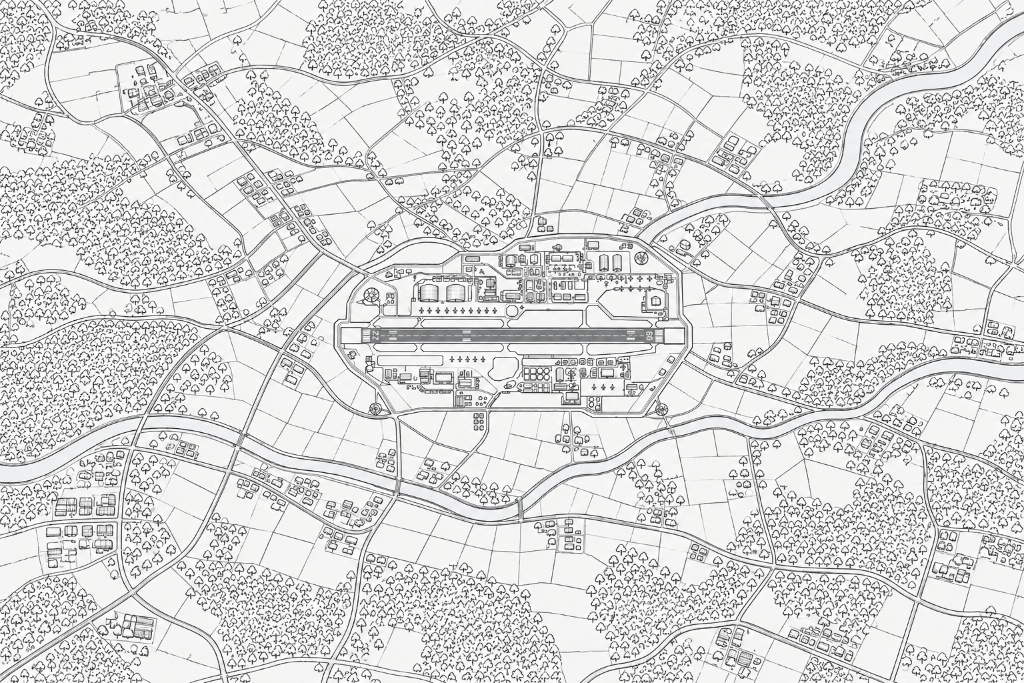
#> input picture src/map/newmap.png, 1024 x 683 px
$ python s1_classify.py
#> lines starting #> are read from the running program, lines starting #| are printed output that depends on the picture; after the words box and inside, x2 and y2 are one past the last pixel; in counts of white or black regions, pixels touching at a corner belong together
# classify the new map at 2x (2048x1366) -> cls (0 none,1 grass,2 forest,3 river,4 road), field ids
import cv2, numpy as np
from scipy import ndimage as ndi
src=cv2.imread('newmap.png',0).astype(np.float32)
#> src: shape (683, 1024) float32; min 10, max 255, mean 216.5
S=2
g=cv2.resize(src,None,fx=S,fy=S,interpolation=cv2.INTER_CUBIC)
H,W=g.shape
#> H = 1366; W = 2048
light=g>=222
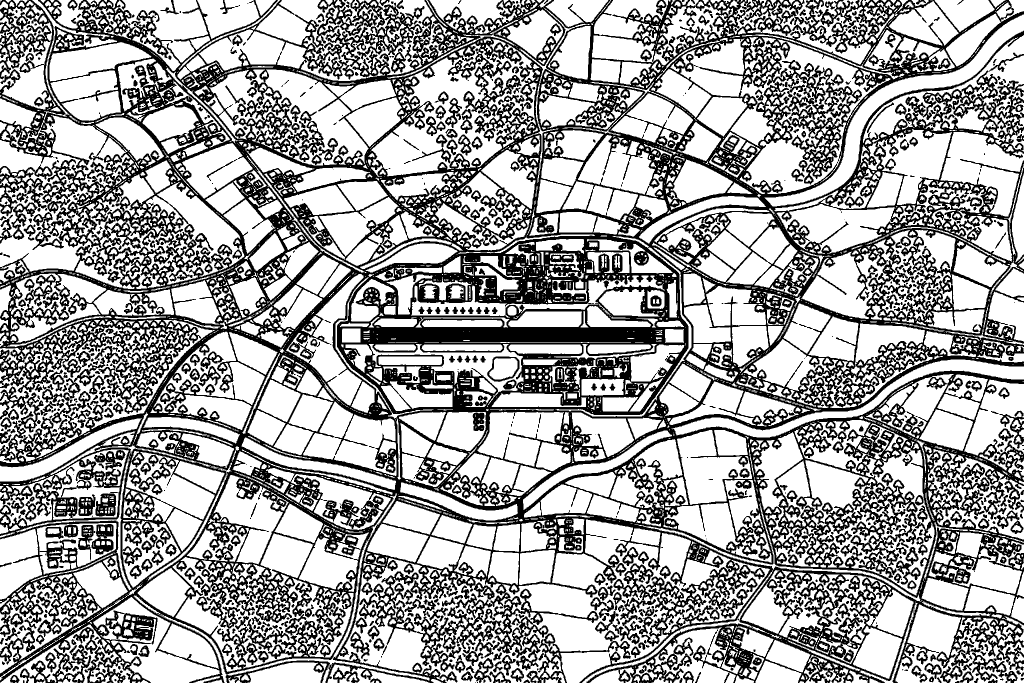
#> light: shape (1366, 2048) bool (shown at 1/2 size); 64.8% white; 900 black regions (241 under 20 px), largest, box (x1, y1, x2, y2) and area: (0, 0, 2048, 1366) 854788, (987, 1177, 1197, 1307) 4713, (1053, 1261, 1262, 1366) 3316
lab,n=ndi.label(light); idx=np.arange(n+1)
#> after `lab, n = ndi.label(light)`:
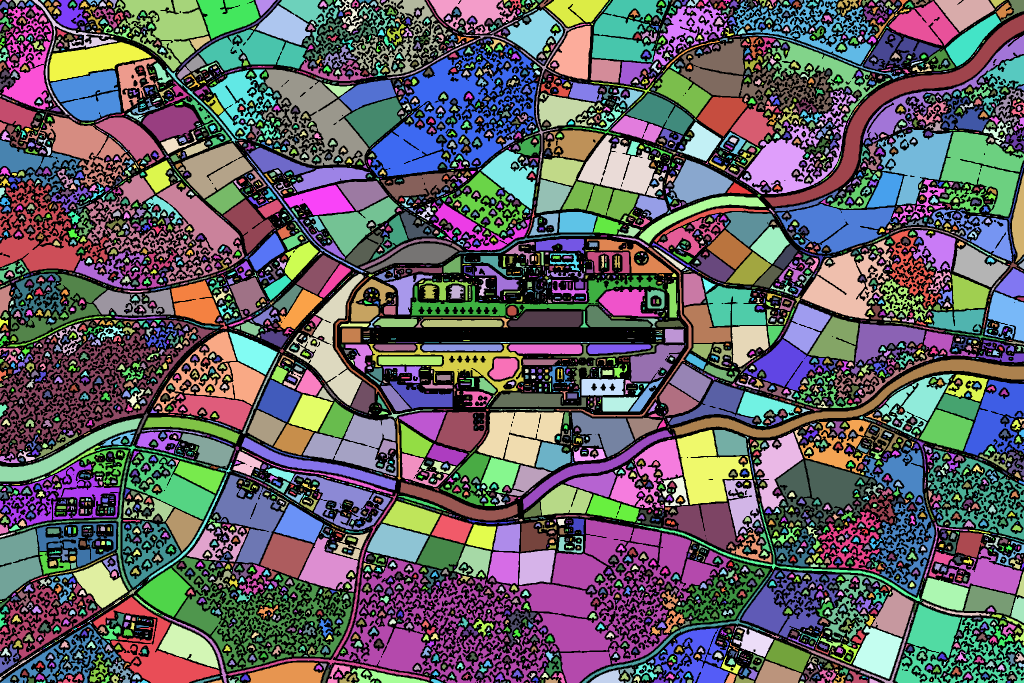
#> lab: shape (1366, 2048) int32 (shown at 1/2 size); 6706 distinct labels, from 0 to 6705; one colour per label, 0 black
#> after `lab, n = ndi.label(light)`: n = 6705
#> after `idx = np.arange(n + 1)`: idx = 6706 values from 0 to 6705
areas=np.bincount(lab.ravel(),minlength=n+1)
#> areas = 6706 values, max 984657 at index 0, min 1 at index 66, mean 417.2
dt=ndi.distance_transform_edt(light)
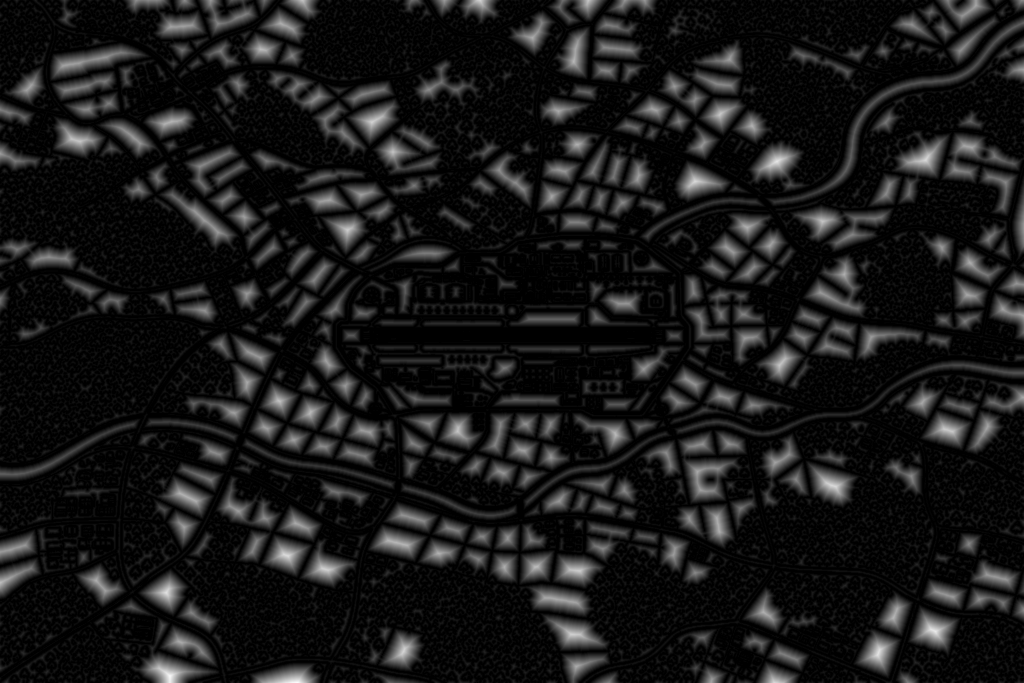
#> dt: shape (1366, 2048) float64 (shown at 1/2 size); min 0, max 41, mean 3.8; drawn with min black and max white
means=ndi.mean(g,lab,idx); mx=ndi.maximum(dt,lab,idx)
#> after `means = ndi.mean(g, lab, idx)`: means = 6706 values, max 264.7 at index 6092, min 163.3 at index 0, mean 238.8
#> after `mx = ndi.maximum(dt, lab, idx)`: mx = 6706 values, max 41 at index 6554, min 0 at index 0, mean 2.84
objs=ndi.find_objects(lab); diag=np.zeros(n+1)
#> after `objs = ndi.find_objects(lab)`: objs = 6705 items
#> after `diag = np.zeros(n + 1)`: diag = 6706 values from 0 to 0
for i,sl in enumerate(objs,1):
    if sl is not None: diag[i]=np.hypot(sl[0].stop-sl[0].start,sl[1].stop-sl[1].start)
#> after the loop, diag = 6706 values, max 852.2 at index 5424, min 0 at index 0, mean 18.65
river=(means<243.5)&(areas>2000)&(mx>=6); river[0]=False
road=(mx<=4.6)&(areas>=150)&(diag>70)&~river; road[0]=False
dark=(g<205).astype(np.float32)
#> dark: shape (1366, 2048) float32; values 0 (black) and 1 (white), 28.9% white; 2141 white regions (761 under 20 px), largest, box (x1, y1, x2, y2) and area: (0, 0, 2048, 1366) 514644, (241, 898, 453, 1180) 5176, (1583, 218, 1687, 367) 4238
den=cv2.GaussianBlur(dark,(0,0),9)
forest=(den>0.235)
#> forest: shape (1366, 2048) bool; 63.5% white; 145 black regions (2 under 20 px), largest, box (x1, y1, x2, y2) and area: (1554, 0, 2048, 515) 85310, (741, 1009, 1422, 1366) 72386, (248, 0, 640, 141) 37162
forest=ndi.binary_opening(forest,iterations=2); forest=ndi.binary_closing(forest,iterations=3)
#> after `forest = ndi.binary_opening(forest, iterations=2)`: forest: shape (1366, 2048) bool; 63.5% white; 144 black regions (4 under 20 px), largest, box (x1, y1, x2, y2) and area: (1554, 0, 2048, 515) 85458, (741, 1009, 1422, 1366) 72396, (246, 0, 640, 141) 37204
#> after `forest = ndi.binary_closing(forest, iterations=3)`:
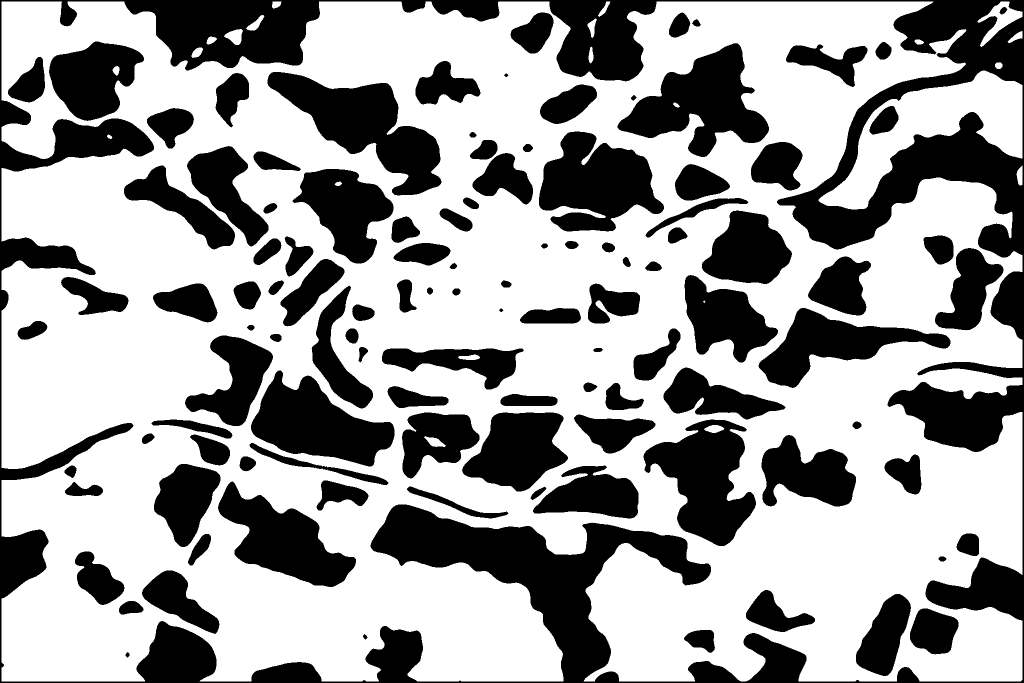
#> forest: shape (1366, 2048) bool (shown at 1/2 size); 63.1% white; 111 black regions, largest, box (x1, y1, x2, y2) and area: (0, 0, 2048, 1366) 366527, (535, 144, 883, 391) 35939, (1235, 86, 1538, 314) 32920
cls=np.ones((H,W),np.uint8)
cls[forest]=2
R=river[lab]; cls[R]=3
#> after `R = river[lab]`: R: shape (1366, 2048) bool; 2.2% white; 8 white regions, largest, box (x1, y1, x2, y2) and area: (1529, 29, 2048, 413) 17513, (1343, 719, 2048, 875) 12935, (0, 836, 283, 963) 7271
cls[road[lab]]=4
cls[~light & ~R]=0
fid=np.where(cls==1,lab,0).astype(np.int32)
#> fid: shape (1366, 2048) int32; 584 distinct labels, from 0 to 6705
ind=ndi.distance_transform_edt(cls==0,return_distances=False,return_indices=True)
clsf=cls[ind[0],ind[1]]; fidf=fid[ind[0],ind[1]]
#> after `fidf = fid[ind[0], ind[1]]`:
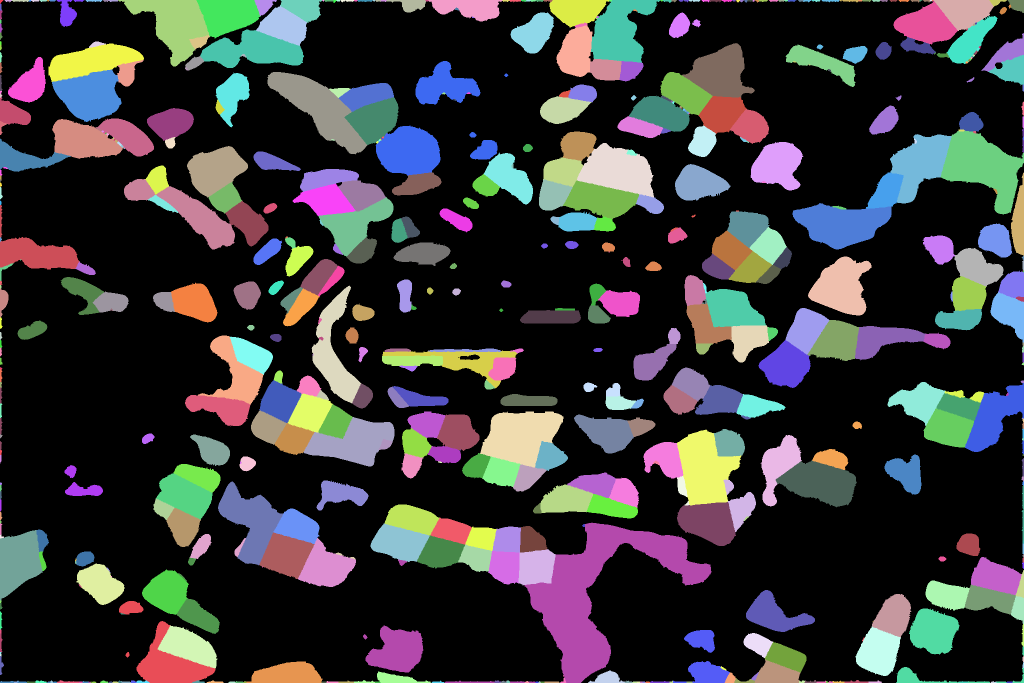
#> fidf: shape (1366, 2048) int32 (shown at 1/2 size); 584 distinct labels, from 0 to 6705; one colour per label, 0 black
# river: also absorb its own bank lines into water-ish edge later; bridges = gaps in river
rm=(clsf==3).astype(np.uint8)
closed=cv2.morphologyEx(rm,cv2.MORPH_CLOSE,cv2.getStructuringElement(cv2.MORPH_ELLIPSE,(31,31)))
gap=(closed>0)&(rm==0)
# only gaps crossing the river (component touching river on two sides) & reasonably small
gl,gn=ndi.label(gap)
bridges=[]
for i,sl in enumerate(ndi.find_objects(gl),1):
    m=gl[sl]==i; a=m.sum()
    if a<20 or a>2500: continue
    ys,xs=np.nonzero(m); ys=ys+sl[0].start; xs=xs+sl[1].start
    # river direction locally via river pixels nearby
    y0,y1=max(0,ys.min()-40),min(H,ys.max()+40); x0,x1=max(0,xs.min()-40),min(W,xs.max()+40)
    ry,rx=np.nonzero(rm[y0:y1,x0:x1])
    if len(rx)<50: continue
    c=np.cov(np.stack([rx,ry]))
    ev,evec=np.linalg.eigh(c); d=evec[:,1]          # river axis
    bridges.append((xs.mean()/S,ys.mean()/S,float(d[0]),float(d[1])))
print('bridges',len(bridges))
#| bridges 5
np.savez_compressed('cls.npz',cls=clsf,fid=fidf,g=g.astype(np.uint8),den=den.astype(np.float16))
np.save('bridges.npy',np.array(bridges))
vis=np.full((H,W,3),255,np.uint8)
vis[clsf==1]=(140,200,140); vis[clsf==2]=(40,110,40); vis[clsf==3]=(200,140,60); vis[clsf==4]=(70,70,70)
for bx,by,dx,dy in bridges: cv2.circle(vis,(int(bx*S),int(by*S)),10,(0,0,255),3)
cv2.imwrite('cls_vis.png',cv2.resize(vis,(1024,683),interpolation=cv2.INTER_AREA))
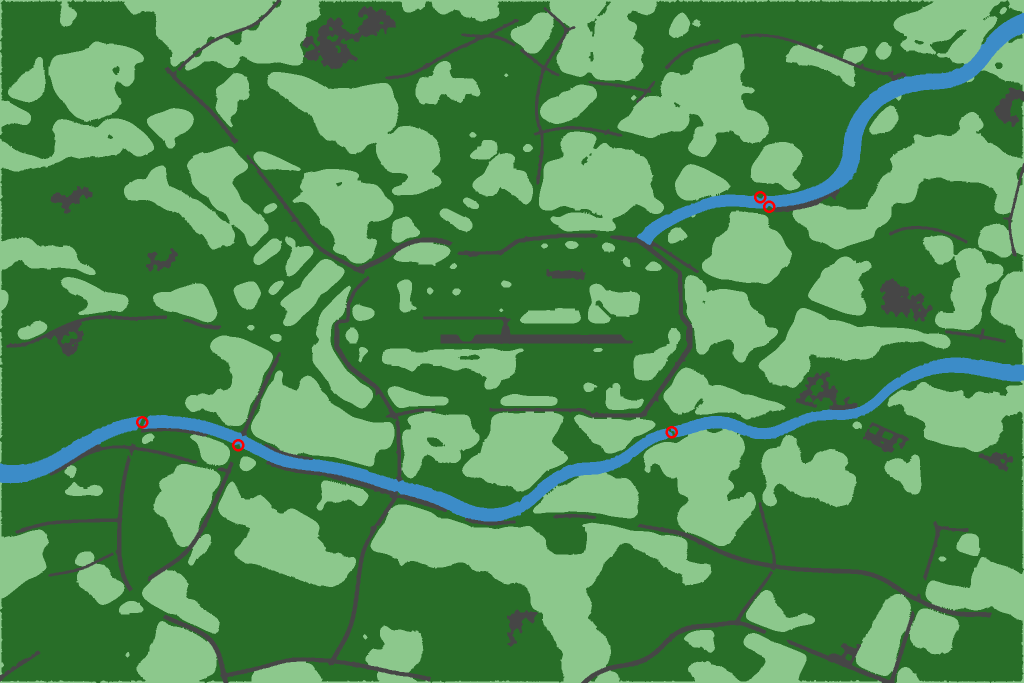
#> saved as cls_vis.png: shape (683, 1024, 3); mean B, G, R 81.6, 141.2, 77.6

$ run again, with src/map/base.png copied over src/map/newmap.png
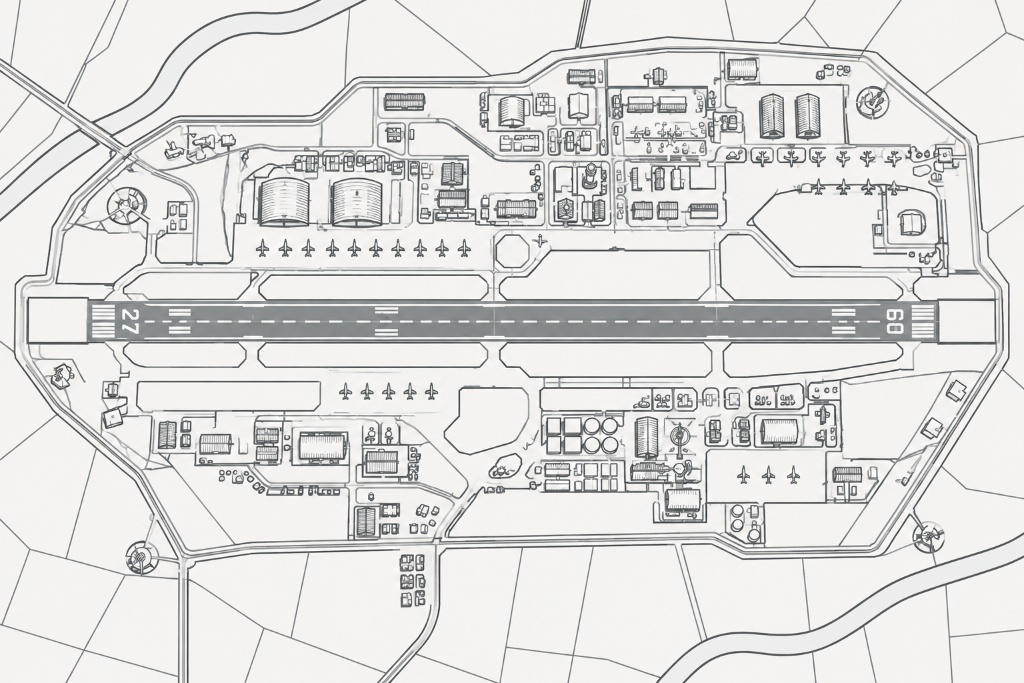
#> input picture src/map/base.png, 1024 x 683 px
#> light: shape (1366, 2048) bool; 75.9% white; 172 black regions (62 under 20 px), largest, box (x1, y1, x2, y2) and area: (0, 0, 2048, 1366) 592270, (1095, 319, 1224, 457) 10327, (1364, 1110, 2048, 1366) 6817
#> `lab, n = ndi.label(light)`:
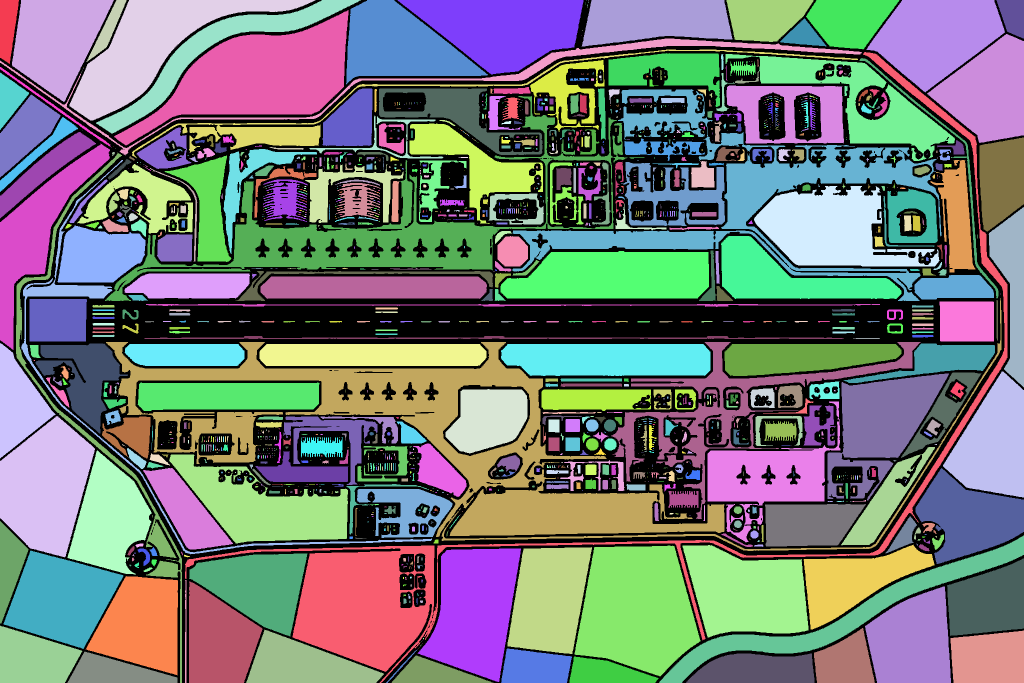
#> lab: shape (1366, 2048) int32 (shown at 1/2 size); 1642 distinct labels, from 0 to 1641; one colour per label, 0 black
#> n = 1641
#> areas = 1642 values, max 674953 at index 0, min 1 at index 8, mean 1703.8
#> means = 1642 values, max 257.4 at index 1475, min 154.5 at index 0, mean 234.7
#> mx = 1642 values, max 133.4 at index 7, min 0 at index 0, mean 5.02
#> objs = 1641 items
#> after the loop `for i,sl in enumerate(objs,1):`: diag = 1642 values, max 2073.3 at index 27, min 0 at index 0, mean 39.73
#> dark: shape (1366, 2048) float32; values 0 (black) and 1 (white), 20.8% white; 327 white regions (182 under 20 px), largest, box (x1, y1, x2, y2) and area: (0, 0, 2048, 1366) 495092, (1096, 320, 1224, 457) 9066, (364, 1098, 864, 1366) 7724
#> R: shape (1366, 2048) bool; 65.4% white; 144 black regions (44 under 20 px), largest, box (x1, y1, x2, y2) and area: (0, 0, 2048, 1366) 873277, (1095, 319, 1224, 457) 14659, (1364, 1110, 2048, 1366) 6817
#> fid: shape (1366, 2048) int32; 45 distinct labels, from 0 to 1578
#> fidf: shape (1366, 2048) int32; 45 distinct labels, from 0 to 1578
#| bridges 345
#> `cv2.imwrite('cls_vis.png',cv2.resize(vis,(1024,683),interpolation=cv2...`:
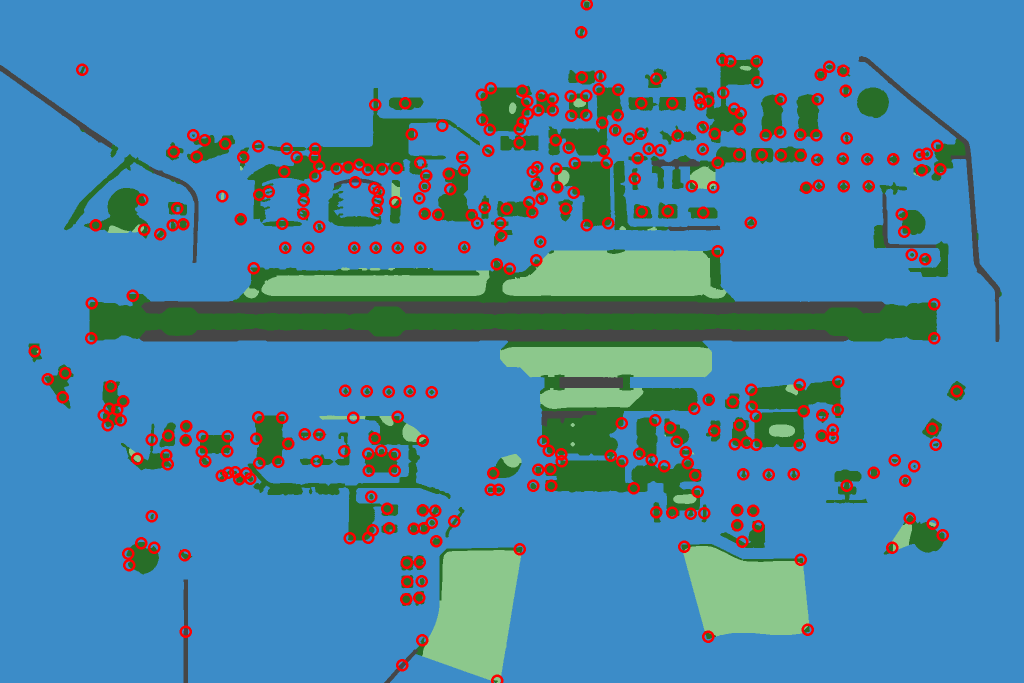
#> saved as cls_vis.png: shape (683, 1024, 3); mean B, G, R 166.6, 132.7, 70.1
